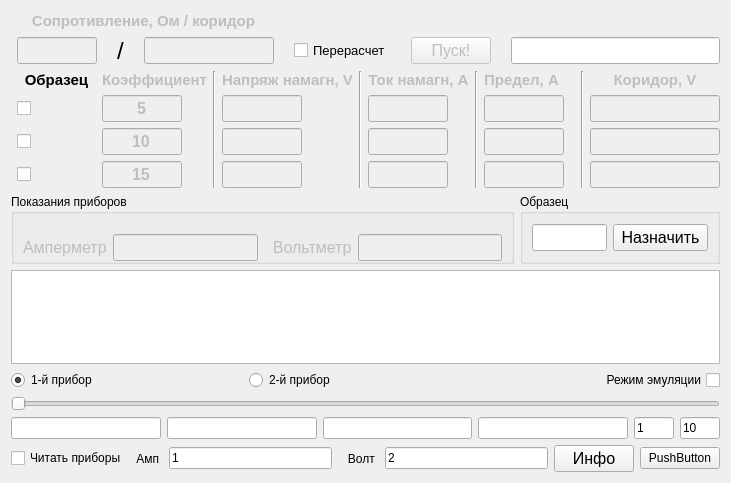
<?xml version="1.0" encoding="UTF-8"?>
<ui version="4.0">
 <class>Dialog</class>
 <widget class="QDialog" name="Dialog">
  <property name="geometry">
   <rect>
    <x>0</x>
    <y>0</y>
    <width>731</width>
    <height>483</height>
   </rect>
  </property>
  <property name="windowTitle">
   <string>Dialog</string>
  </property>
  <layout class="QVBoxLayout" name="verticalLayout">
   <item>
    <layout class="QGridLayout" name="gridLayout">
     <property name="leftMargin">
      <number>6</number>
     </property>
     <property name="horizontalSpacing">
      <number>20</number>
     </property>
     <item row="1" column="0">
      <widget class="QLineEdit" name="lineEdit">
       <property name="enabled">
        <bool>false</bool>
       </property>
       <property name="maximumSize">
        <size>
         <width>80</width>
         <height>16777215</height>
        </size>
       </property>
       <property name="font">
        <font>
         <pointsize>12</pointsize>
         <weight>75</weight>
         <bold>true</bold>
        </font>
       </property>
      </widget>
     </item>
     <item row="1" column="2">
      <widget class="QLineEdit" name="lineEdit_7">
       <property name="enabled">
        <bool>false</bool>
       </property>
       <property name="maximumSize">
        <size>
         <width>130</width>
         <height>16777215</height>
        </size>
       </property>
       <property name="font">
        <font>
         <pointsize>12</pointsize>
         <weight>75</weight>
         <bold>true</bold>
        </font>
       </property>
       <property name="readOnly">
        <bool>true</bool>
       </property>
      </widget>
     </item>
     <item row="0" column="0" colspan="3">
      <widget class="QLabel" name="label">
       <property name="enabled">
        <bool>false</bool>
       </property>
       <property name="sizePolicy">
        <sizepolicy hsizetype="Preferred" vsizetype="Fixed">
         <horstretch>0</horstretch>
         <verstretch>0</verstretch>
        </sizepolicy>
       </property>
       <property name="font">
        <font>
         <pointsize>11</pointsize>
         <weight>75</weight>
         <bold>true</bold>
        </font>
       </property>
       <property name="text">
        <string>Сопротивление, Ом / коридор </string>
       </property>
       <property name="alignment">
        <set>Qt::AlignCenter</set>
       </property>
      </widget>
     </item>
     <item row="1" column="1">
      <widget class="QLabel" name="label_8">
       <property name="font">
        <font>
         <pointsize>18</pointsize>
         <weight>50</weight>
         <bold>false</bold>
        </font>
       </property>
       <property name="text">
        <string>/</string>
       </property>
      </widget>
     </item>
     <item row="0" column="5">
      <spacer name="horizontalSpacer">
       <property name="orientation">
        <enum>Qt::Horizontal</enum>
       </property>
       <property name="sizeHint" stdset="0">
        <size>
         <width>40</width>
         <height>20</height>
        </size>
       </property>
      </spacer>
     </item>
     <item row="1" column="3">
      <widget class="QCheckBox" name="checkBox_6">
       <property name="font">
        <font>
         <pointsize>10</pointsize>
        </font>
       </property>
       <property name="text">
        <string>Перерасчет</string>
       </property>
      </widget>
     </item>
     <item row="1" column="4">
      <widget class="QPushButton" name="pushButton_4">
       <property name="enabled">
        <bool>false</bool>
       </property>
       <property name="font">
        <font>
         <pointsize>12</pointsize>
        </font>
       </property>
       <property name="text">
        <string>Пуск!</string>
       </property>
      </widget>
     </item>
     <item row="1" column="5">
      <widget class="QLineEdit" name="lineEdit_2">
       <property name="font">
        <font>
         <pointsize>12</pointsize>
        </font>
       </property>
       <property name="text">
        <string/>
       </property>
       <property name="alignment">
        <set>Qt::AlignCenter</set>
       </property>
       <property name="readOnly">
        <bool>true</bool>
       </property>
      </widget>
     </item>
    </layout>
   </item>
   <item>
    <layout class="QGridLayout" name="gridLayout_3" columnstretch="0,0,0,0,0,0,0,0,0,0">
     <property name="leftMargin">
      <number>6</number>
     </property>
     <item row="0" column="1">
      <widget class="QLabel" name="label_3">
       <property name="enabled">
        <bool>false</bool>
       </property>
       <property name="sizePolicy">
        <sizepolicy hsizetype="Preferred" vsizetype="Fixed">
         <horstretch>0</horstretch>
         <verstretch>0</verstretch>
        </sizepolicy>
       </property>
       <property name="font">
        <font>
         <pointsize>11</pointsize>
         <weight>75</weight>
         <bold>true</bold>
        </font>
       </property>
       <property name="text">
        <string>Коэффициент</string>
       </property>
       <property name="alignment">
        <set>Qt::AlignCenter</set>
       </property>
      </widget>
     </item>
     <item row="0" column="3">
      <widget class="QLabel" name="label_7">
       <property name="enabled">
        <bool>false</bool>
       </property>
       <property name="sizePolicy">
        <sizepolicy hsizetype="Preferred" vsizetype="Fixed">
         <horstretch>0</horstretch>
         <verstretch>0</verstretch>
        </sizepolicy>
       </property>
       <property name="font">
        <font>
         <pointsize>11</pointsize>
         <weight>75</weight>
         <bold>true</bold>
        </font>
       </property>
       <property name="text">
        <string>Напряж намагн, V</string>
       </property>
       <property name="alignment">
        <set>Qt::AlignCenter</set>
       </property>
      </widget>
     </item>
     <item row="0" column="5">
      <widget class="QLabel" name="label_9">
       <property name="enabled">
        <bool>false</bool>
       </property>
       <property name="sizePolicy">
        <sizepolicy hsizetype="Preferred" vsizetype="Fixed">
         <horstretch>0</horstretch>
         <verstretch>0</verstretch>
        </sizepolicy>
       </property>
       <property name="font">
        <font>
         <pointsize>11</pointsize>
         <weight>75</weight>
         <bold>true</bold>
        </font>
       </property>
       <property name="text">
        <string>Ток намагн, A</string>
       </property>
       <property name="alignment">
        <set>Qt::AlignCenter</set>
       </property>
      </widget>
     </item>
     <item row="0" column="7">
      <widget class="QLabel" name="label_10">
       <property name="enabled">
        <bool>false</bool>
       </property>
       <property name="sizePolicy">
        <sizepolicy hsizetype="Preferred" vsizetype="Fixed">
         <horstretch>0</horstretch>
         <verstretch>0</verstretch>
        </sizepolicy>
       </property>
       <property name="font">
        <font>
         <pointsize>11</pointsize>
         <weight>75</weight>
         <bold>true</bold>
        </font>
       </property>
       <property name="text">
        <string>Предел, A    </string>
       </property>
       <property name="alignment">
        <set>Qt::AlignCenter</set>
       </property>
      </widget>
     </item>
     <item row="1" column="1">
      <widget class="QLineEdit" name="lineEdit_K5">
       <property name="enabled">
        <bool>false</bool>
       </property>
       <property name="maximumSize">
        <size>
         <width>80</width>
         <height>16777215</height>
        </size>
       </property>
       <property name="font">
        <font>
         <pointsize>12</pointsize>
         <weight>75</weight>
         <bold>true</bold>
        </font>
       </property>
       <property name="text">
        <string>5</string>
       </property>
       <property name="alignment">
        <set>Qt::AlignCenter</set>
       </property>
       <property name="readOnly">
        <bool>true</bool>
       </property>
      </widget>
     </item>
     <item row="1" column="5">
      <widget class="QLineEdit" name="lineEdit_I5">
       <property name="enabled">
        <bool>false</bool>
       </property>
       <property name="maximumSize">
        <size>
         <width>80</width>
         <height>16777215</height>
        </size>
       </property>
       <property name="font">
        <font>
         <pointsize>12</pointsize>
         <weight>75</weight>
         <bold>true</bold>
        </font>
       </property>
       <property name="readOnly">
        <bool>true</bool>
       </property>
      </widget>
     </item>
     <item row="1" column="7">
      <widget class="QLineEdit" name="lineEdit_Pred5">
       <property name="enabled">
        <bool>false</bool>
       </property>
       <property name="maximumSize">
        <size>
         <width>80</width>
         <height>16777215</height>
        </size>
       </property>
       <property name="font">
        <font>
         <pointsize>12</pointsize>
         <weight>75</weight>
         <bold>true</bold>
        </font>
       </property>
       <property name="readOnly">
        <bool>true</bool>
       </property>
      </widget>
     </item>
     <item row="1" column="9">
      <widget class="QLineEdit" name="lineEdit_Kor5">
       <property name="enabled">
        <bool>false</bool>
       </property>
       <property name="minimumSize">
        <size>
         <width>130</width>
         <height>0</height>
        </size>
       </property>
       <property name="maximumSize">
        <size>
         <width>130</width>
         <height>16777215</height>
        </size>
       </property>
       <property name="font">
        <font>
         <pointsize>12</pointsize>
         <weight>75</weight>
         <bold>true</bold>
        </font>
       </property>
       <property name="readOnly">
        <bool>true</bool>
       </property>
      </widget>
     </item>
     <item row="2" column="1">
      <widget class="QLineEdit" name="lineEdit_K10">
       <property name="enabled">
        <bool>false</bool>
       </property>
       <property name="maximumSize">
        <size>
         <width>80</width>
         <height>16777215</height>
        </size>
       </property>
       <property name="font">
        <font>
         <pointsize>12</pointsize>
         <weight>75</weight>
         <bold>true</bold>
        </font>
       </property>
       <property name="text">
        <string>10</string>
       </property>
       <property name="alignment">
        <set>Qt::AlignCenter</set>
       </property>
       <property name="readOnly">
        <bool>true</bool>
       </property>
      </widget>
     </item>
     <item row="3" column="1">
      <widget class="QLineEdit" name="lineEdit_K15">
       <property name="enabled">
        <bool>false</bool>
       </property>
       <property name="maximumSize">
        <size>
         <width>80</width>
         <height>16777215</height>
        </size>
       </property>
       <property name="font">
        <font>
         <pointsize>12</pointsize>
         <weight>75</weight>
         <bold>true</bold>
        </font>
       </property>
       <property name="text">
        <string>15</string>
       </property>
       <property name="alignment">
        <set>Qt::AlignCenter</set>
       </property>
       <property name="readOnly">
        <bool>true</bool>
       </property>
      </widget>
     </item>
     <item row="2" column="3">
      <widget class="QLineEdit" name="lineEdit_U10">
       <property name="enabled">
        <bool>false</bool>
       </property>
       <property name="maximumSize">
        <size>
         <width>80</width>
         <height>16777215</height>
        </size>
       </property>
       <property name="font">
        <font>
         <pointsize>12</pointsize>
         <weight>75</weight>
         <bold>true</bold>
        </font>
       </property>
       <property name="readOnly">
        <bool>true</bool>
       </property>
      </widget>
     </item>
     <item row="3" column="3">
      <widget class="QLineEdit" name="lineEdit_U15">
       <property name="enabled">
        <bool>false</bool>
       </property>
       <property name="maximumSize">
        <size>
         <width>80</width>
         <height>16777215</height>
        </size>
       </property>
       <property name="font">
        <font>
         <pointsize>12</pointsize>
         <weight>75</weight>
         <bold>true</bold>
        </font>
       </property>
       <property name="readOnly">
        <bool>true</bool>
       </property>
      </widget>
     </item>
     <item row="2" column="5">
      <widget class="QLineEdit" name="lineEdit_I10">
       <property name="enabled">
        <bool>false</bool>
       </property>
       <property name="maximumSize">
        <size>
         <width>80</width>
         <height>16777215</height>
        </size>
       </property>
       <property name="font">
        <font>
         <pointsize>12</pointsize>
         <weight>75</weight>
         <bold>true</bold>
        </font>
       </property>
       <property name="readOnly">
        <bool>true</bool>
       </property>
      </widget>
     </item>
     <item row="3" column="5">
      <widget class="QLineEdit" name="lineEdit_I15">
       <property name="enabled">
        <bool>false</bool>
       </property>
       <property name="maximumSize">
        <size>
         <width>80</width>
         <height>16777215</height>
        </size>
       </property>
       <property name="font">
        <font>
         <pointsize>12</pointsize>
         <weight>75</weight>
         <bold>true</bold>
        </font>
       </property>
       <property name="readOnly">
        <bool>true</bool>
       </property>
      </widget>
     </item>
     <item row="2" column="7">
      <widget class="QLineEdit" name="lineEdit_Pred10">
       <property name="enabled">
        <bool>false</bool>
       </property>
       <property name="maximumSize">
        <size>
         <width>80</width>
         <height>16777215</height>
        </size>
       </property>
       <property name="font">
        <font>
         <pointsize>12</pointsize>
         <weight>75</weight>
         <bold>true</bold>
        </font>
       </property>
       <property name="readOnly">
        <bool>true</bool>
       </property>
      </widget>
     </item>
     <item row="3" column="7">
      <widget class="QLineEdit" name="lineEdit_Pred15">
       <property name="enabled">
        <bool>false</bool>
       </property>
       <property name="maximumSize">
        <size>
         <width>80</width>
         <height>16777215</height>
        </size>
       </property>
       <property name="font">
        <font>
         <pointsize>12</pointsize>
         <weight>75</weight>
         <bold>true</bold>
        </font>
       </property>
       <property name="readOnly">
        <bool>true</bool>
       </property>
      </widget>
     </item>
     <item row="2" column="9">
      <widget class="QLineEdit" name="lineEdit_Kor10">
       <property name="enabled">
        <bool>false</bool>
       </property>
       <property name="minimumSize">
        <size>
         <width>130</width>
         <height>0</height>
        </size>
       </property>
       <property name="maximumSize">
        <size>
         <width>130</width>
         <height>16777215</height>
        </size>
       </property>
       <property name="font">
        <font>
         <pointsize>12</pointsize>
         <weight>75</weight>
         <bold>true</bold>
        </font>
       </property>
       <property name="readOnly">
        <bool>true</bool>
       </property>
      </widget>
     </item>
     <item row="3" column="9">
      <widget class="QLineEdit" name="lineEdit_Kor15">
       <property name="enabled">
        <bool>false</bool>
       </property>
       <property name="minimumSize">
        <size>
         <width>130</width>
         <height>0</height>
        </size>
       </property>
       <property name="maximumSize">
        <size>
         <width>130</width>
         <height>16777215</height>
        </size>
       </property>
       <property name="font">
        <font>
         <pointsize>12</pointsize>
         <weight>75</weight>
         <bold>true</bold>
        </font>
       </property>
       <property name="readOnly">
        <bool>true</bool>
       </property>
      </widget>
     </item>
     <item row="1" column="3">
      <widget class="QLineEdit" name="lineEdit_U5">
       <property name="enabled">
        <bool>false</bool>
       </property>
       <property name="maximumSize">
        <size>
         <width>80</width>
         <height>16777215</height>
        </size>
       </property>
       <property name="font">
        <font>
         <pointsize>12</pointsize>
         <weight>75</weight>
         <bold>true</bold>
        </font>
       </property>
       <property name="alignment">
        <set>Qt::AlignLeading|Qt::AlignLeft|Qt::AlignVCenter</set>
       </property>
       <property name="readOnly">
        <bool>true</bool>
       </property>
      </widget>
     </item>
     <item row="0" column="2" rowspan="4">
      <widget class="Line" name="line">
       <property name="orientation">
        <enum>Qt::Vertical</enum>
       </property>
      </widget>
     </item>
     <item row="0" column="4" rowspan="4">
      <widget class="Line" name="line_2">
       <property name="orientation">
        <enum>Qt::Vertical</enum>
       </property>
      </widget>
     </item>
     <item row="0" column="6" rowspan="4">
      <widget class="Line" name="line_3">
       <property name="orientation">
        <enum>Qt::Vertical</enum>
       </property>
      </widget>
     </item>
     <item row="0" column="9">
      <widget class="QLabel" name="label_2">
       <property name="enabled">
        <bool>false</bool>
       </property>
       <property name="font">
        <font>
         <pointsize>11</pointsize>
         <weight>75</weight>
         <bold>true</bold>
        </font>
       </property>
       <property name="text">
        <string>Коридор, V</string>
       </property>
       <property name="alignment">
        <set>Qt::AlignCenter</set>
       </property>
      </widget>
     </item>
     <item row="0" column="8" rowspan="4">
      <widget class="Line" name="line_4">
       <property name="orientation">
        <enum>Qt::Vertical</enum>
       </property>
      </widget>
     </item>
     <item row="1" column="0">
      <widget class="QCheckBox" name="checkBox_3">
       <property name="text">
        <string/>
       </property>
       <property name="tristate">
        <bool>false</bool>
       </property>
      </widget>
     </item>
     <item row="2" column="0">
      <widget class="QCheckBox" name="checkBox_4">
       <property name="text">
        <string/>
       </property>
      </widget>
     </item>
     <item row="3" column="0">
      <widget class="QCheckBox" name="checkBox_5">
       <property name="text">
        <string/>
       </property>
      </widget>
     </item>
     <item row="0" column="0">
      <widget class="QLabel" name="label_11">
       <property name="font">
        <font>
         <pointsize>11</pointsize>
         <weight>75</weight>
         <bold>true</bold>
        </font>
       </property>
       <property name="text">
        <string>Образец</string>
       </property>
       <property name="alignment">
        <set>Qt::AlignCenter</set>
       </property>
      </widget>
     </item>
    </layout>
   </item>
   <item>
    <layout class="QHBoxLayout" name="horizontalLayout_3">
     <item>
      <widget class="QGroupBox" name="groupBox">
       <property name="maximumSize">
        <size>
         <width>16777215</width>
         <height>16777215</height>
        </size>
       </property>
       <property name="title">
        <string>Показания приборов</string>
       </property>
       <layout class="QVBoxLayout" name="verticalLayout_3">
        <property name="topMargin">
         <number>0</number>
        </property>
        <property name="bottomMargin">
         <number>0</number>
        </property>
        <item>
         <widget class="QLabel" name="label_6">
          <property name="text">
           <string/>
          </property>
         </widget>
        </item>
        <item>
         <layout class="QGridLayout" name="gridLayout_2">
          <item row="1" column="0">
           <widget class="QLabel" name="label_4">
            <property name="enabled">
             <bool>false</bool>
            </property>
            <property name="font">
             <font>
              <pointsize>12</pointsize>
             </font>
            </property>
            <property name="text">
             <string>Амперметр</string>
            </property>
           </widget>
          </item>
          <item row="1" column="1">
           <widget class="QLineEdit" name="lineEdit_4">
            <property name="enabled">
             <bool>false</bool>
            </property>
            <property name="maximumSize">
             <size>
              <width>200</width>
              <height>16777215</height>
             </size>
            </property>
            <property name="font">
             <font>
              <pointsize>12</pointsize>
             </font>
            </property>
           </widget>
          </item>
          <item row="1" column="2">
           <widget class="QLabel" name="label_5">
            <property name="enabled">
             <bool>false</bool>
            </property>
            <property name="font">
             <font>
              <pointsize>12</pointsize>
             </font>
            </property>
            <property name="text">
             <string>  Вольтметр</string>
            </property>
           </widget>
          </item>
          <item row="1" column="3">
           <widget class="QLineEdit" name="lineEdit_5">
            <property name="enabled">
             <bool>false</bool>
            </property>
            <property name="maximumSize">
             <size>
              <width>200</width>
              <height>16777215</height>
             </size>
            </property>
            <property name="font">
             <font>
              <pointsize>12</pointsize>
             </font>
            </property>
           </widget>
          </item>
         </layout>
        </item>
       </layout>
      </widget>
     </item>
     <item>
      <widget class="QGroupBox" name="groupBox_2">
       <property name="maximumSize">
        <size>
         <width>200</width>
         <height>16777215</height>
        </size>
       </property>
       <property name="title">
        <string>Образец</string>
       </property>
       <layout class="QHBoxLayout" name="horizontalLayout_4">
        <item>
         <widget class="QLineEdit" name="lineEdit_11">
          <property name="maximumSize">
           <size>
            <width>100</width>
            <height>16777215</height>
           </size>
          </property>
          <property name="font">
           <font>
            <pointsize>12</pointsize>
           </font>
          </property>
          <property name="readOnly">
           <bool>true</bool>
          </property>
         </widget>
        </item>
        <item>
         <widget class="QPushButton" name="pushButton_3">
          <property name="font">
           <font>
            <pointsize>12</pointsize>
           </font>
          </property>
          <property name="focusPolicy">
           <enum>Qt::NoFocus</enum>
          </property>
          <property name="text">
           <string> Назначить </string>
          </property>
          <property name="iconSize">
           <size>
            <width>32</width>
            <height>32</height>
           </size>
          </property>
         </widget>
        </item>
       </layout>
      </widget>
     </item>
    </layout>
   </item>
   <item>
    <widget class="QGraphicsView" name="graphicsView">
     <property name="alignment">
      <set>Qt::AlignLeading|Qt::AlignLeft|Qt::AlignTop</set>
     </property>
    </widget>
   </item>
   <item>
    <layout class="QHBoxLayout" name="horizontalLayout_2">
     <item>
      <widget class="QRadioButton" name="radioButton">
       <property name="text">
        <string>1-й прибор</string>
       </property>
       <property name="checked">
        <bool>true</bool>
       </property>
      </widget>
     </item>
     <item>
      <widget class="QRadioButton" name="radioButton_2">
       <property name="text">
        <string>2-й прибор</string>
       </property>
      </widget>
     </item>
     <item>
      <widget class="QCheckBox" name="checkBox">
       <property name="enabled">
        <bool>true</bool>
       </property>
       <property name="sizePolicy">
        <sizepolicy hsizetype="Minimum" vsizetype="Fixed">
         <horstretch>0</horstretch>
         <verstretch>0</verstretch>
        </sizepolicy>
       </property>
       <property name="maximumSize">
        <size>
         <width>16777212</width>
         <height>16777212</height>
        </size>
       </property>
       <property name="layoutDirection">
        <enum>Qt::RightToLeft</enum>
       </property>
       <property name="text">
        <string>Режим эмуляции</string>
       </property>
       <property name="checked">
        <bool>false</bool>
       </property>
      </widget>
     </item>
    </layout>
   </item>
   <item>
    <widget class="QSlider" name="horizontalSlider">
     <property name="enabled">
      <bool>true</bool>
     </property>
     <property name="orientation">
      <enum>Qt::Horizontal</enum>
     </property>
    </widget>
   </item>
   <item>
    <layout class="QHBoxLayout" name="horizontalLayout_5">
     <item>
      <widget class="QLineEdit" name="lineEdit_14"/>
     </item>
     <item>
      <widget class="QLineEdit" name="lineEdit_15"/>
     </item>
     <item>
      <widget class="QLineEdit" name="lineEdit_16"/>
     </item>
     <item>
      <widget class="QLineEdit" name="lineEdit_17"/>
     </item>
     <item>
      <widget class="QLineEdit" name="lineEdit_18">
       <property name="maximumSize">
        <size>
         <width>40</width>
         <height>16777215</height>
        </size>
       </property>
       <property name="text">
        <string>1</string>
       </property>
      </widget>
     </item>
     <item>
      <widget class="QLineEdit" name="lineEdit_19">
       <property name="maximumSize">
        <size>
         <width>40</width>
         <height>16777215</height>
        </size>
       </property>
       <property name="text">
        <string>10</string>
       </property>
      </widget>
     </item>
    </layout>
   </item>
   <item>
    <layout class="QHBoxLayout" name="horizontalLayout">
     <item>
      <widget class="QCheckBox" name="checkBox_2">
       <property name="text">
        <string>Читать приборы</string>
       </property>
      </widget>
     </item>
     <item>
      <widget class="QLabel" name="label_12">
       <property name="enabled">
        <bool>true</bool>
       </property>
       <property name="text">
        <string> Амп </string>
       </property>
      </widget>
     </item>
     <item>
      <widget class="QLineEdit" name="lineEdit_12">
       <property name="enabled">
        <bool>true</bool>
       </property>
       <property name="text">
        <string>1</string>
       </property>
      </widget>
     </item>
     <item>
      <widget class="QLabel" name="label_13">
       <property name="enabled">
        <bool>true</bool>
       </property>
       <property name="text">
        <string>   Волт </string>
       </property>
      </widget>
     </item>
     <item>
      <widget class="QLineEdit" name="lineEdit_13">
       <property name="enabled">
        <bool>true</bool>
       </property>
       <property name="text">
        <string>2</string>
       </property>
      </widget>
     </item>
     <item>
      <widget class="QPushButton" name="pushButton">
       <property name="font">
        <font>
         <pointsize>12</pointsize>
        </font>
       </property>
       <property name="focusPolicy">
        <enum>Qt::NoFocus</enum>
       </property>
       <property name="text">
        <string>Инфо</string>
       </property>
      </widget>
     </item>
     <item>
      <widget class="QPushButton" name="pushButton_2">
       <property name="text">
        <string>PushButton</string>
       </property>
      </widget>
     </item>
    </layout>
   </item>
  </layout>
 </widget>
 <resources/>
 <connections/>
</ui>
